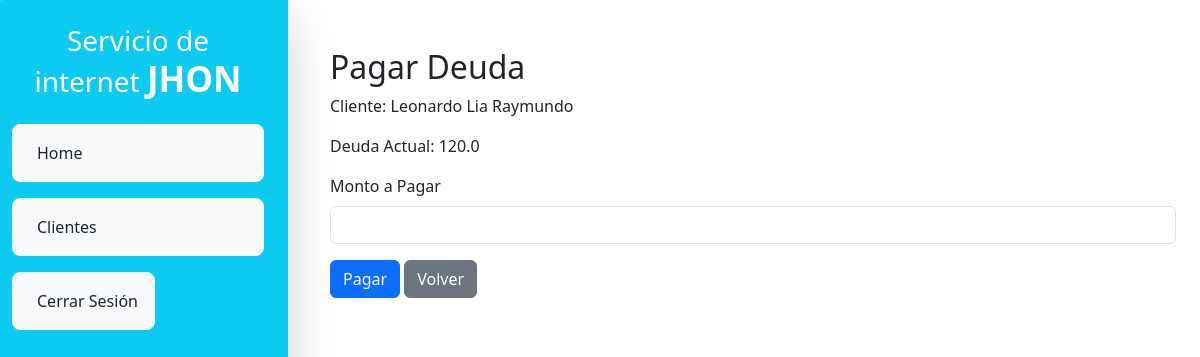
Screenshot of /pagar/16/ (signed in) with the database file from the repository.
### app/models.py (models this page shows, shortened)
class Cliente(models.Model):
    SERVICIO_CHOICES = [
        (30, "30"),
        (35, "35"),
        (40, "40"),
        (45, "45"),
        (50, "50"),
        (55, "55"),
    ]
    nombre = models.CharField(max_length=100)
    apellido_paterno = models.CharField(max_length=100)
    apellido_materno = models.CharField(max_length=100)
    dni = models.CharField(max_length=8, unique=True)
    servicio = models.DecimalField(max_digits=5, decimal_places=2, choices=SERVICIO_CHOICES)
    deuda_manual = models.DecimalField(max_digits=10, decimal_places=2, default=0)
    fecha_inicio = models.DateField()
    direccion = models.TextField()
    def deuda_actual(self):
        deuda_total = float(self.deuda_manual) + float(self.servicio)  # Deuda inicial
        hoy = date.today()
        fecha_pago = self.fecha_inicio
        ultimo_pago = self.pago_set.order_by('-fecha_pago').first()
        fecha_ultimo_pago = ultimo_pago.fecha_pago if ultimo_pago else None
        while fecha_pago + timedelta(days=1) <= hoy:
            fecha_acumulacion = fecha_pago + timedelta(days=1)  # Día después del pago
            if not fecha_ultimo_pago or fecha_ultimo_pago < fecha_acumulacion:
                deuda_total += float(self.servicio)
            mes_siguiente = fecha_pago.month + 1 if fecha_pago.month < 12 else 1
            anio_siguiente = fecha_pago.year if mes_siguiente > 1 else fecha_pago.year + 1
            try:
                fecha_pago = date(anio_siguiente, mes_siguiente, self.fecha_inicio.day)
            except ValueError:
                _, last_day = monthrange(anio_siguiente, mes_siguiente)
                fecha_pago = date(anio_siguiente, mes_siguiente, last_day)
        pagos_realizados = self.pago_set.aggregate(models.Sum('monto_pagado'))['monto_pagado__sum'] or 0
        deuda_total -= float(pagos_realizados)
        return max(deuda_total, 0)  # Evitar valores negativos

### app/views.py (the view, shortened to what this page needs)
# urls.py: path('pagar/<int:pk>/', views.pagar_deuda, name='pagar_deuda'),
@login_required(login_url='login')
def pagar_deuda(request, pk):
    cliente = get_object_or_404(Cliente, pk=pk)
    return render(request, 'pagar_deuda.html', {'cliente': cliente})

### app/templates/pagar_deuda.html (shortened to what this page needs)
{% extends 'base.html' %}
{% block content %}
<h2>Pagar Deuda</h2>
<p>Cliente: {{ cliente.nombre }} {{ cliente.apellido_paterno }}</p>
<p>Deuda Actual: {{ cliente.deuda_actual }}</p>
<form method="post">
    <div class="mb-3">
        <label for="monto_pagado" class="form-label">Monto a Pagar</label>
        <input type="number" name="monto_pagado" step="0.01" class="form-control" required>
    </div>
    <button type="submit" class="btn btn-primary">Pagar</button>
    <a href="{% url 'listar_clientes' %}" class="btn btn-secondary">Volver</a>
</form>
{% endblock %}

### rows the page displays
Cliente: nombre "Leonardo Lia", apellido_paterno "Raymundo", deuda_actual "120.0"
